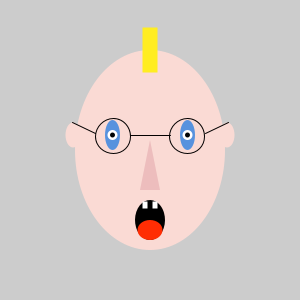
Frame 1 (no input)
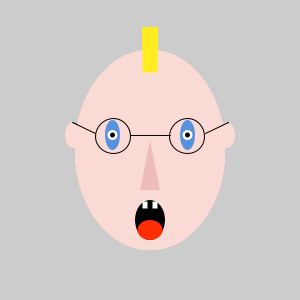
Frame 60 (the mouse pressed at the canvas centre just before this capture)
Frame 120 (the mouse held since frame 60 and released just before this capture): identical to frame 60, image omitted

The Processing sketch that drew these frames (run headless with seeded random() and noise(); from frame 60 on, the mouse is pressed at the canvas centre):

// Processing sketch: processing_145718
// ── processing_145718.pde

boolean flipFlop = false;
int eyeBallDiam = 30;

void setup (){
  size(300,300);
}
void draw(){
  
  if (flipFlop == false){
  eyeBallDiam = 30;
}
else{
  eyeBallDiam = 60 ;
}

translate(150,150);
noStroke();
fill(250,218,212);
ellipse(0,0,150,200);
fill(87,146,222);
ellipse(-37.5,-15,15,eyeBallDiam);
ellipse(37.5,-15,15,eyeBallDiam);
fill(255,255,255);
ellipse(-37.5,-15,10,10);
ellipse(37.5,-15,10,10);
fill(1,3,5);
ellipse(-37.5,-15,5,5);
ellipse(37.5,-15,5,5);
fill(237,189,189);
fill(255,237,33);
rectMode(CENTER);
rect(0,-100,-15,-45);

fill(0,0,0);
arc(0,70,eyeBallDiam,40,-20, PI / 2.0);
fill(255,255,255);
fill(237,189,189);
triangle(0,-10,-10,40,10,40);
fill(255,45,3);
ellipse(0,80,25,20);
fill(255,255,255);
rect(-5,55,5,7);
rectMode(CENTER);
rect(5,55,5,7);
rectMode(CENTER);
fill(250,218,212);
ellipse(-77,-15,-15,25);
ellipse(77,-15,-15,25);
noFill();
stroke(3,0,0);
ellipse(-37,-14,-35,35);
noFill();
stroke(3,0,0);
ellipse(37,-14,-35,35);
line(-20,-15,20,-15);
fill(3,0,0);
line(-78,-28,-55,-17);
fill(3,0,0);
line(78,-28,55,-17);
}
  
void keyPressed (){
  flipFlop =! flipFlop;
}
